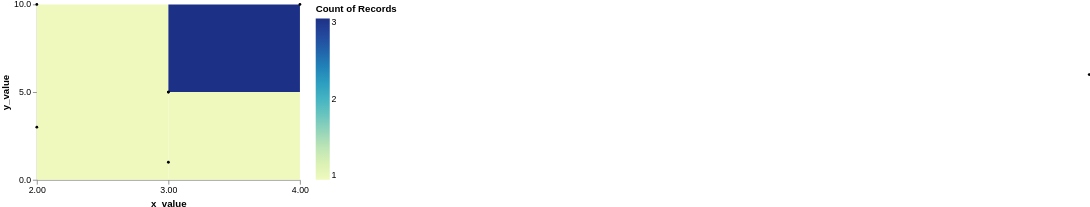

Describe this chart as a Vega-Lite specification.
### Vega specification from a JSON file in a GitHub repository (floating-point values rounded to 4 significant figures)
{"$schema": "https://vega.github.io/schema/vega/v5.json", "width": 300, "height": 200, "signals": [{"name": "bandwidthX", "value": 3, "bind": {"input": "range", "min": 1, "max": 100, "step": 1}}, {"name": "bandwidthY", "value": 3, "bind": {"input": "range", "min": 1, "max": 100, "step": 1}}, {"name": "x_name", "value": "x_value", "bind": {"input": "text"}}, {"name": "y_name", "value": "y_value", "bind": {"input": "text"}}], "data": [{"name": "points", "values": [{"x_value": 2, "y_value": 10}, {"x_value": 3, "y_value": 5}, {"x_value": 3, "y_value": 5}, {"x_value": 10, "y_value": 6}, {"x_value": 2, "y_value": 3}, {"x_value": 4, "y_value": 10}, {"x_value": 3, "y_value": 1}]}, {"name": "source_0", "values": [{"x_value": 2, "y_value": 10}, {"x_value": 3, "y_value": 5}, {"x_value": 3, "y_value": 5}, {"x_value": 2, "y_value": 3}, {"x_value": 4, "y_value": 10}, {"x_value": 3, "y_value": 1}], "format": {"type": "json"}, "transform": [{"type": "extent", "field": {"signal": "x_name"}, "signal": "x_extent"}, {"type": "bin", "field": {"signal": "x_name"}, "as": ["x_start", "x_end"], "signal": "x_bins", "extent": {"signal": "x_extent"}, "maxbins": {"signal": "bandwidthX"}}, {"type": "extent", "field": {"signal": "y_name"}, "signal": "y_extent"}, {"type": "bin", "field": {"signal": "y_name"}, "as": ["y_start", "y_end"], "signal": "y_bins", "extent": {"signal": "y_extent"}, "maxbins": {"signal": "bandwidthY"}}, {"type": "aggregate", "groupby": ["x_start", "x_end", "y_start", "y_end"], "ops": ["count"], "as": ["__count"]}]}], "marks": [{"name": "marks", "type": "rect", "style": ["rect"], "from": {"data": "source_0"}, "encode": {"update": {"fill": {"scale": "color", "field": "__count"}, "x2": {"scale": "x", "field": "x_start"}, "x": {"scale": "x", "field": "x_end"}, "y2": {"scale": "y", "field": "y_start"}, "y": {"scale": "y", "field": "y_end"}}}}, {"type": "symbol", "from": {"data": "points"}, "encode": {"enter": {"fillOpacity": {"value": 1}, "fill": {"value": "black"}}, "update": {"x": {"scale": "x", "field": {"signal": "x_name"}}, "y": {"scale": "y", "field": {"signal": "y_name"}}, "size": {"value": 10}}}}], "scales": [{"name": "x", "type": "linear", "domain": {"signal": "[x_bins.start, x_bins.stop]"}, "range": [0, {"signal": "width"}], "bins": {"signal": "x_bins"}, "zero": false}, {"name": "y", "type": "linear", "domain": {"signal": "[y_bins.start, y_bins.stop]"}, "range": [{"signal": "height"}, 0], "bins": {"signal": "y_bins"}, "zero": false}, {"name": "color", "type": "linear", "domain": {"data": "source_0", "field": "__count"}, "range": "heatmap", "interpolate": "hcl", "zero": false}], "axes": [{"scale": "x", "orient": "bottom", "title": {"signal": "x_name"}, "labelOverlap": true, "tickCount": {"signal": "ceil(width/3)"}}, {"scale": "y", "orient": "left", "title": {"signal": "y_name"}, "labelOverlap": true, "tickCount": {"signal": "ceil(height/3)"}}], "legends": [{"fill": "color", "gradientLength": {"signal": "height - 16"}, "title": "Count of Records"}]}
